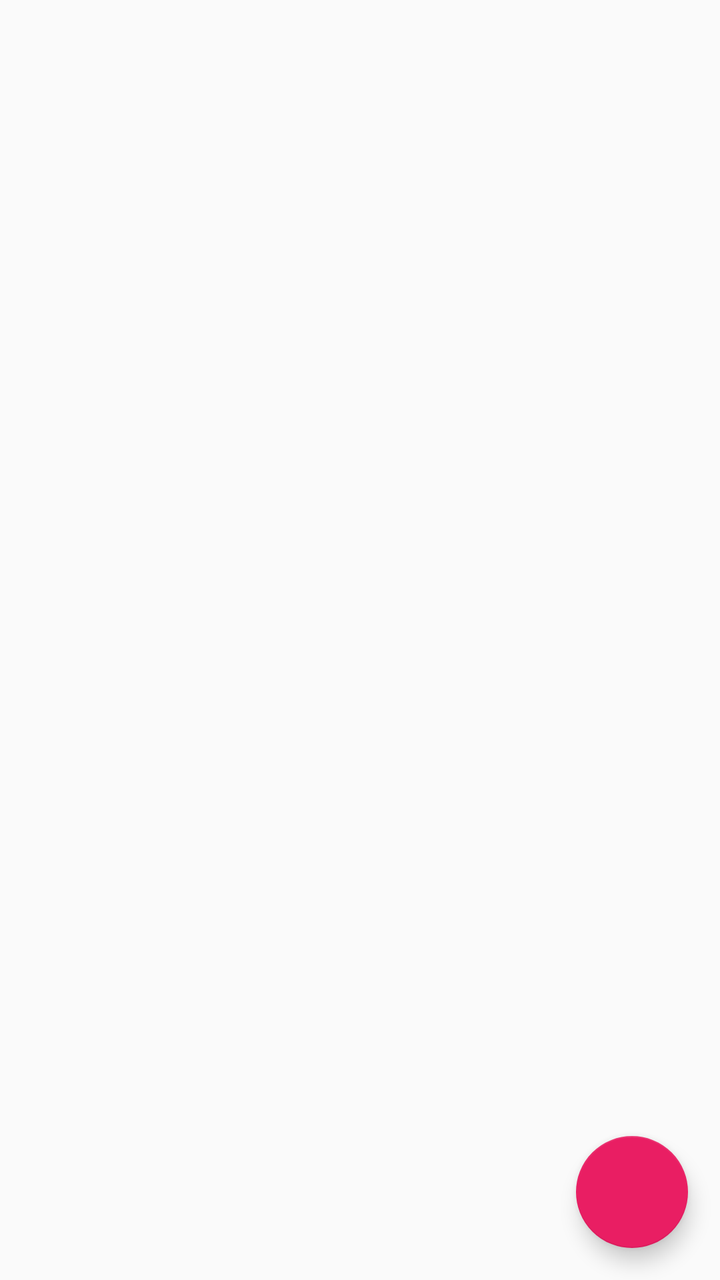
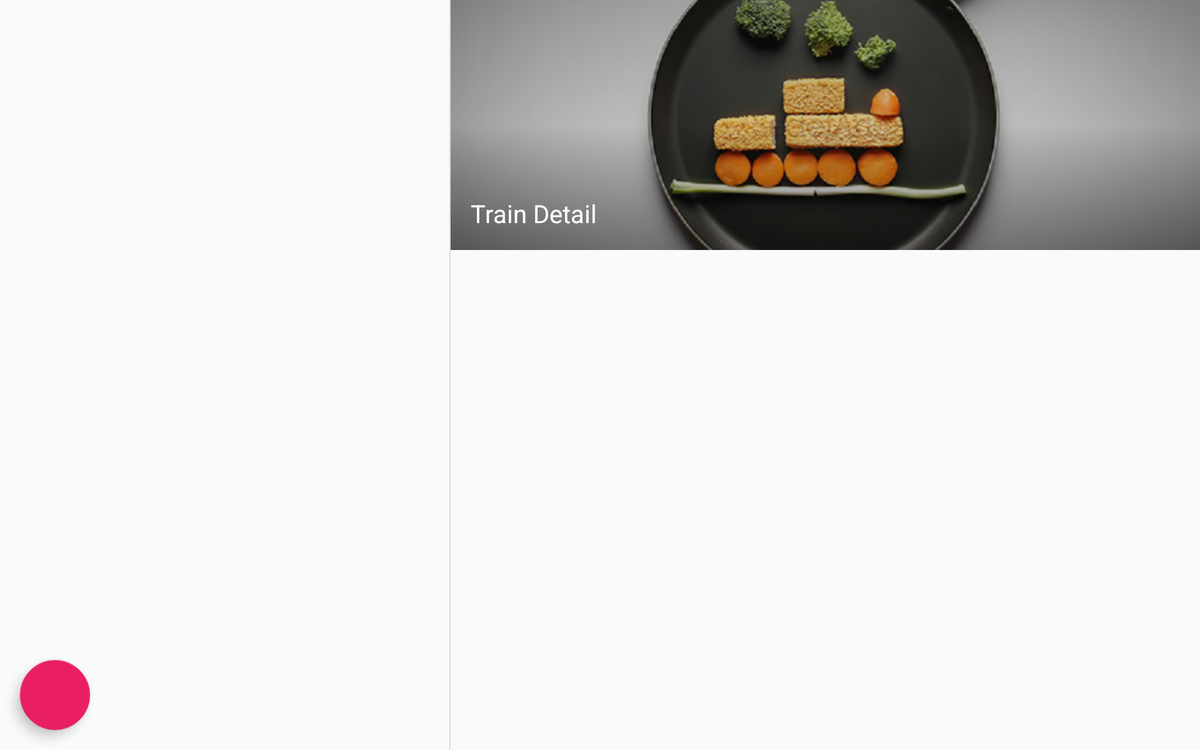

Compare how this app lays out the same screen by default and in its alternative resource folder. The renders come first, then the two layout files and the values they reference.
<!-- AndroidManifest.xml: application theme AppTheme -->
<!-- res/layout/train_list.xml -->
<?xml version="1.0" encoding="utf-8"?>
<FrameLayout xmlns:android="http://schemas.android.com/apk/res/android"
    xmlns:app="http://schemas.android.com/apk/res-auto"
    android:layout_width="match_parent"
    android:layout_height="match_parent">

    <FrameLayout
        android:layout_width="match_parent"
        android:layout_height="match_parent"
        android:id="@+id/train_list_container" />

    <ProgressBar
        android:id="@+id/train_list_loading"
        android:layout_width="64dp"
        android:layout_height="64dp"
        android:layout_gravity="center"
        android:visibility="invisible" />

    <android.support.design.widget.FloatingActionButton
        android:id="@+id/add_train_fab"
        android:layout_width="wrap_content"
        android:layout_height="wrap_content"
        android:layout_gravity="bottom|end"
        android:layout_margin="@dimen/fab_margin"
        app:srcCompat="@drawable/ic_add_white_24dp" />

</FrameLayout>
<!-- resources referenced by this layout -->
<resources>
  <dimen name="fab_margin">16dp</dimen>
  <!-- from res/values-v21/ -->
  <style name="AppTheme" parent="Theme.AppCompat.Light.DarkActionBar">
          <item name="colorPrimary">@color/colorPrimary</item>
          <item name="colorPrimaryDark">@color/colorPrimaryDark</item>
          <item name="colorAccent">@color/colorAccent</item>
      </style>
  <color name="colorPrimary">@color/teal_500</color>
  <color name="colorPrimaryDark">@color/teal_700</color>
  <color name="colorAccent">@color/pink_500</color>
  <color name="teal_500">#009688</color>
  <color name="teal_700">#00796B</color>
  <color name="pink_500">#E91E63</color>
</resources>
<!-- res/layout-w900dp/train_list.xml (the repository's variant of the layout above) -->
<!-- drawn on a 7-inch tablet turned sideways -->
<android.support.constraint.ConstraintLayout xmlns:android="http://schemas.android.com/apk/res/android"
    xmlns:app="http://schemas.android.com/apk/res-auto"
    xmlns:tools="http://schemas.android.com/tools"
    android:layout_width="match_parent"
    android:layout_height="match_parent">

    <LinearLayout
        android:layout_width="match_parent"
        android:layout_height="match_parent"
        android:baselineAligned="false"
        android:divider="?android:attr/dividerHorizontal"
        android:orientation="horizontal"
        android:showDividers="middle"
        tools:context="se.isotop.apan1000.lunchtrain.TrainListActivity">

        

        <FrameLayout
            android:id="@+id/train_list_container"
            android:layout_width="0dp"
            android:layout_height="match_parent"
            android:layout_weight="3"/>

        <android.support.constraint.ConstraintLayout
            android:id="@+id/wide_detail"
            android:layout_width="0dp"
            android:layout_height="match_parent"
            android:layout_weight="5">

            <FrameLayout
                android:layout_width="match_parent"
                android:layout_height="@dimen/app_bar_height">
                <ImageView
                    android:id="@+id/detail_image"
                    android:layout_width="match_parent"
                    android:layout_height="match_parent"
                    android:scaleType="centerCrop"
                    android:fitsSystemWindows="true"
                    android:src="@drawable/food_train"/>

                <FrameLayout
                    android:layout_width="match_parent"
                    android:layout_height="match_parent"
                    android:fitsSystemWindows="true"
                    android:background="@drawable/dark_gradient_bg"
                    app:layout_collapseMode="parallax" />

                <TextView
                    android:id="@+id/detail_title"
                    android:layout_width="match_parent"
                    android:layout_height="wrap_content"
                    android:text="@string/title_train_detail"
                    android:layout_gravity="bottom"
                    android:textColor="@color/white"
                    android:textSize="20sp"
                    android:layout_margin="@dimen/fab_margin"/>
            </FrameLayout>

            <android.support.v4.widget.NestedScrollView
                android:id="@+id/train_detail_container"
                android:layout_width="match_parent"
                android:layout_height="match_parent"
                app:layout_behavior="@string/appbar_scrolling_view_behavior" />
        </android.support.constraint.ConstraintLayout>

        <FrameLayout
            android:layout_width="0dp"
            android:layout_height="match_parent"
            android:layout_weight="5"
            android:visibility="gone">

        </FrameLayout>

    </LinearLayout>

    <ProgressBar
        android:id="@+id/train_list_loading"
        android:layout_width="64dp"
        android:layout_height="64dp"
        app:layout_constraintLeft_toLeftOf="@id/guideline_train_list_middle"
        app:layout_constraintRight_toRightOf="@id/guideline_train_list_middle"
        app:layout_constraintTop_toTopOf="parent"
        app:layout_constraintBottom_toBottomOf="parent"
        android:visibility="invisible" />

    <android.support.constraint.Guideline
        android:id="@+id/guideline_train_list_middle"
        android:layout_width="wrap_content"
        android:layout_height="wrap_content"
        android:orientation="vertical"
        app:layout_constraintGuide_percent="0.1875"/>

    
    <android.support.design.widget.FloatingActionButton
        android:id="@+id/add_train_fab"
        android:layout_width="wrap_content"
        android:layout_height="wrap_content"
        android:layout_gravity="bottom|end"
        app:layout_constraintLeft_toLeftOf="parent"
        app:layout_constraintBottom_toBottomOf="parent"
        android:layout_margin="@dimen/fab_margin"
        app:srcCompat="@drawable/ic_add_white_24dp" />

</android.support.constraint.ConstraintLayout>
<!-- resources referenced by the variant -->
<!-- as a 7-inch tablet turned sideways resolves them -->
<resources>
  <color name="white">#FFFFFF</color>
  <dimen name="app_bar_height">200dp</dimen>
  <dimen name="fab_margin">16dp</dimen>
  <!-- drawable dark_gradient_bg (drawable) -->
  <?xml version="1.0" encoding="utf-8"?>
  <shape xmlns:android="http://schemas.android.com/apk/res/android" >
      <gradient
          android:angle="90"
          android:startColor="#79000000"
          android:centerColor="#2A000000"
          android:endColor="#55000000" />
  </shape>
  <!-- drawable food_train: png bitmap (drawable, 235942 bytes) -->
  <string name="title_train_detail">Train Detail</string>
  <!-- from res/values-v21/ -->
  <style name="AppTheme" parent="Theme.AppCompat.Light.DarkActionBar">
          <item name="colorPrimary">@color/colorPrimary</item>
          <item name="colorPrimaryDark">@color/colorPrimaryDark</item>
          <item name="colorAccent">@color/colorAccent</item>
      </style>
  <color name="colorPrimary">@color/teal_500</color>
  <color name="colorPrimaryDark">@color/teal_700</color>
  <color name="colorAccent">@color/pink_500</color>
  <color name="teal_500">#009688</color>
  <color name="teal_700">#00796B</color>
  <color name="pink_500">#E91E63</color>
</resources>
